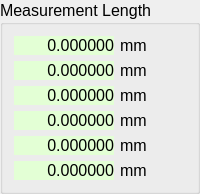
           <widget class="QGroupBox" name="groupBox_8">
            <property name="font">
             <font>
              <pointsize>12</pointsize>
             </font>
            </property>
            <property name="title">
             <string>Measurement Length</string>
            </property>
            <layout class="QVBoxLayout" name="verticalLayout_29">
             <item>
              <layout class="QVBoxLayout" name="verticalLayout_36">
               <item>
                <layout class="QHBoxLayout" name="horizontalLayout_55">
                 <item>
                  <widget class="QLabel" name="label_measuresLength_L1">
                   <property name="minimumSize">
                    <size>
                     <width>100</width>
                     <height>0</height>
                    </size>
                   </property>
                   <property name="font">
                    <font>
                     <pointsize>12</pointsize>
                    </font>
                   </property>
                   <property name="styleSheet">
                    <string notr="true">background-color: rgb(227, 255, 213);</string>
                   </property>
                   <property name="text">
                    <string>0.000000</string>
                   </property>
                   <property name="alignment">
                    <set>Qt::AlignRight|Qt::AlignTrailing|Qt::AlignVCenter</set>
                   </property>
                  </widget>
                 </item>
                 <item>
                  <widget class="QLabel" name="label_166">
                   <property name="font">
                    <font>
                     <pointsize>12</pointsize>
                    </font>
                   </property>
                   <property name="text">
                    <string>mm</string>
                   </property>
                  </widget>
                 </item>
                </layout>
               </item>
               <item>
                <layout class="QHBoxLayout" name="horizontalLayout_56">
                 <item>
                  <widget class="QLabel" name="label_measuresLength_L2">
                   <property name="minimumSize">
                    <size>
                     <width>100</width>
                     <height>0</height>
                    </size>
                   </property>
                   <property name="font">
                    <font>
                     <pointsize>12</pointsize>
                    </font>
                   </property>
                   <property name="styleSheet">
                    <string notr="true">background-color: rgb(227, 255, 213);</string>
                   </property>
                   <property name="text">
                    <string>0.000000</string>
                   </property>
                   <property name="alignment">
                    <set>Qt::AlignRight|Qt::AlignTrailing|Qt::AlignVCenter</set>
                   </property>
                  </widget>
                 </item>
                 <item>
                  <widget class="QLabel" name="label_168">
                   <property name="font">
                    <font>
                     <pointsize>12</pointsize>
                    </font>
                   </property>
                   <property name="text">
                    <string>mm</string>
                   </property>
                  </widget>
                 </item>
                </layout>
               </item>
               <item>
                <layout class="QHBoxLayout" name="horizontalLayout_57">
                 <item>
                  <widget class="QLabel" name="label_measuresLength_L3">
                   <property name="minimumSize">
                    <size>
                     <width>100</width>
                     <height>0</height>
                    </size>
                   </property>
                   <property name="font">
                    <font>
                     <pointsize>12</pointsize>
                    </font>
                   </property>
                   <property name="styleSheet">
                    <string notr="true">background-color: rgb(227, 255, 213);</string>
                   </property>
                   <property name="text">
                    <string>0.000000</string>
                   </property>
                   <property name="alignment">
                    <set>Qt::AlignRight|Qt::AlignTrailing|Qt::AlignVCenter</set>
                   </property>
                  </widget>
                 </item>
                 <item>
                  <widget class="QLabel" name="label_170">
                   <property name="font">
                    <font>
                     <pointsize>12</pointsize>
                    </font>
                   </property>
                   <property name="text">
                    <string>mm</string>
                   </property>
                  </widget>
                 </item>
                </layout>
               </item>
               <item>
                <layout class="QHBoxLayout" name="horizontalLayout_58">
                 <item>
                  <widget class="QLabel" name="label_measuresLength_L4">
                   <property name="minimumSize">
                    <size>
                     <width>100</width>
                     <height>0</height>
                    </size>
                   </property>
                   <property name="font">
                    <font>
                     <pointsize>12</pointsize>
                    </font>
                   </property>
                   <property name="styleSheet">
                    <string notr="true">background-color: rgb(227, 255, 213);</string>
                   </property>
                   <property name="text">
                    <string>0.000000</string>
                   </property>
                   <property name="alignment">
                    <set>Qt::AlignRight|Qt::AlignTrailing|Qt::AlignVCenter</set>
                   </property>
                  </widget>
                 </item>
                 <item>
                  <widget class="QLabel" name="label_172">
                   <property name="font">
                    <font>
                     <pointsize>12</pointsize>
                    </font>
                   </property>
                   <property name="text">
                    <string>mm</string>
                   </property>
                  </widget>
                 </item>
                </layout>
               </item>
               <item>
                <layout class="QHBoxLayout" name="horizontalLayout_59">
                 <item>
                  <widget class="QLabel" name="label_measuresLength_L5">
                   <property name="minimumSize">
                    <size>
                     <width>100</width>
                     <height>0</height>
                    </size>
                   </property>
                   <property name="font">
                    <font>
                     <pointsize>12</pointsize>
                    </font>
                   </property>
                   <property name="styleSheet">
                    <string notr="true">background-color: rgb(227, 255, 213);</string>
                   </property>
                   <property name="text">
                    <string>0.000000</string>
                   </property>
                   <property name="alignment">
                    <set>Qt::AlignRight|Qt::AlignTrailing|Qt::AlignVCenter</set>
                   </property>
                  </widget>
                 </item>
                 <item>
                  <widget class="QLabel" name="label_174">
                   <property name="font">
                    <font>
                     <pointsize>12</pointsize>
                    </font>
                   </property>
                   <property name="text">
                    <string>mm</string>
                   </property>
                  </widget>
                 </item>
                </layout>
               </item>
               <item>
                <layout class="QHBoxLayout" name="horizontalLayout_60">
                 <item>
                  <widget class="QLabel" name="label_measuresLength_L6">
                   <property name="minimumSize">
                    <size>
                     <width>100</width>
                     <height>0</height>
                    </size>
                   </property>
                   <property name="font">
                    <font>
                     <pointsize>12</pointsize>
                    </font>
                   </property>
                   <property name="styleSheet">
                    <string notr="true">background-color: rgb(227, 255, 213);</string>
                   </property>
                   <property name="text">
                    <string>0.000000</string>
                   </property>
                   <property name="alignment">
                    <set>Qt::AlignRight|Qt::AlignTrailing|Qt::AlignVCenter</set>
                   </property>
                  </widget>
                 </item>
                 <item>
                  <widget class="QLabel" name="label_176">
                   <property name="font">
                    <font>
                     <pointsize>12</pointsize>
                    </font>
                   </property>
                   <property name="text">
                    <string>mm</string>
                   </property>
                  </widget>
                 </item>
                </layout>
               </item>
              </layout>
             </item>
            </layout>
           </widget>
